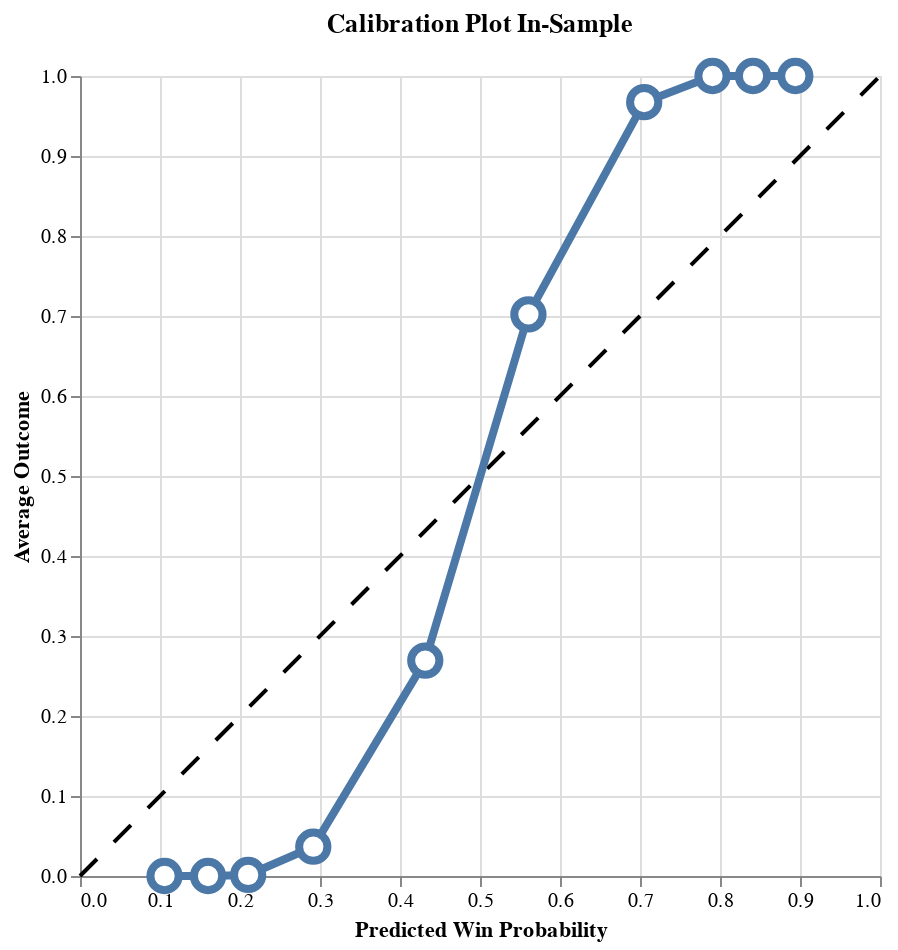

The notebook cell this image was saved under:
### Code cell
self.plot_calibration()

### Figure 1 — Vega-Lite specification as saved in the notebook (floating-point values rounded to 4 significant figures)
{"config": {"view": {"continuousWidth": 300, "continuousHeight": 300}}, "layer": [{"data": {"name": "data-42f50405073b2dbe8396db6b7dd2f6be"}, "mark": {"type": "line", "color": "black", "strokeDash": [12, 12]}, "encoding": {"x": {"field": "x", "type": "quantitative"}, "y": {"field": "y", "type": "quantitative"}}}, {"data": {"name": "data-20ff925e4119b954baa4ac15ffe8d805"}, "mark": {"type": "line", "strokeWidth": 4}, "encoding": {"x": {"field": "win_prob_midpoint", "title": "Predicted Win Probability", "type": "quantitative"}, "y": {"field": "avg_outcome", "title": "Average Outcome", "type": "quantitative"}}}, {"data": {"name": "data-20ff925e4119b954baa4ac15ffe8d805"}, "mark": {"type": "point", "fill": "white", "opacity": 1, "size": 200, "strokeWidth": 4}, "encoding": {"x": {"field": "win_prob_midpoint", "type": "quantitative"}, "y": {"field": "avg_outcome", "type": "quantitative"}}}], "height": 400, "title": "Calibration Plot In-Sample", "width": 400, "$schema": "https://vega.github.io/schema/vega-lite/v5.20.1.json", "datasets": {"data-42f50405073b2dbe8396db6b7dd2f6be": [{"x": 0, "y": 0}, {"x": 1, "y": 1}], "data-20ff925e4119b954baa4ac15ffe8d805": [{"avg_outcome": 0.0, "win_prob_midpoint": 0.1057}, {"avg_outcome": 0.0, "win_prob_midpoint": 0.1601}, {"avg_outcome": 0.001307, "win_prob_midpoint": 0.2102}, {"avg_outcome": 0.0366, "win_prob_midpoint": 0.2916}, {"avg_outcome": 0.2693, "win_prob_midpoint": 0.4316}, {"avg_outcome": 0.702, "win_prob_midpoint": 0.5605}, {"avg_outcome": 0.9673, "win_prob_midpoint": 0.7052}, {"avg_outcome": 1.0, "win_prob_midpoint": 0.7906}, {"avg_outcome": 1.0, "win_prob_midpoint": 0.8412}, {"avg_outcome": 1.0, "win_prob_midpoint": 0.8941}]}}
